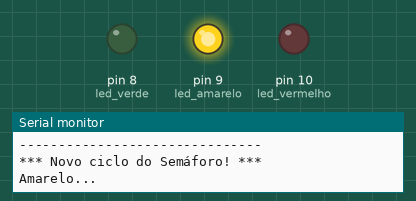
A sketch run on a simulated Arduino Uno, built with avr-gcc and run on an emulated ATmega328P. Shown: output pins drawn as LEDs (lit = HIGH), the last lines printed to the serial monitor.

Above: at 7.5 s.
At 12.5 s:
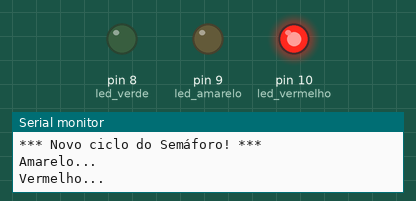
At 17.5 s:
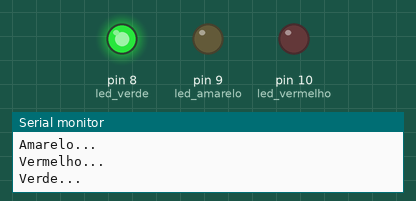
Timing chart, 0 to 24.5 s (numbered marks = the images above):
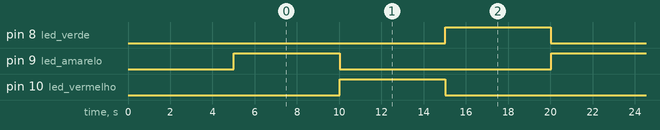

Measured:
- by itself, pin 8 (led_verde), pin 9 (led_amarelo), pin 10 (led_vermelho): alternates HIGH for 5.0 s and LOW for 10.0 s
- by itself, everything shown: repeats every 15.0 s, in 4 steps

The sketch:

Exemplo-SemaforoSimples.ino
```cpp
/**
   ---------------------------------------------
   -- AUTOR: Mauricio de Oliveira Dian ---------
   -- Faculdade de Tecnologia de Taquaritinga --
   ---------------------------------------------

   Exemplo - Semáforo Simples com Arduino

   Descrição:
      - Programação que ilustra o funcionamento de um semáforo em Arduino.
      - Referência: https://www.makerhero.com/blog/como-criar-um-semaforo-com-arduino/.

*/

// Definições iniciais dos componentes utilizados
#define USE_SERIAL Serial

// Declaração de variáveis
int led_vermelho = 10;
int led_amarelo = 9;
int led_verde = 8;


//------- Bloco das Configurações Iniciais --------
void setup() {

  // Inicializa e limpa serial
  USE_SERIAL.begin(9600);
  USE_SERIAL.flush();

  // Configura quais portas do Arduino vamos usar
  pinMode(led_vermelho, OUTPUT);
  pinMode(led_amarelo, OUTPUT);
  pinMode(led_verde, OUTPUT);


  // Inicializando com todos desligados
  Serial.println(" ");
  Serial.println("Inicializando com os LEDs desligados...");
  Serial.println(" ");
  digitalWrite(led_vermelho, LOW);
  digitalWrite(led_amarelo, LOW);
  digitalWrite(led_verde, LOW);
  delay(5000);

}


//-------- Função do Semáforo --------
void semaforo() {

  Serial.println("-------------------------------");
  Serial.println("*** Novo ciclo do Semáforo! ***");

  // Inicia o semáforo com amarelo ligado
  Serial.println("Amarelo... ");
  digitalWrite(led_amarelo, HIGH);
  digitalWrite(led_vermelho, LOW);
  digitalWrite(led_verde, LOW);

   // esperamos 5s com o sinal no amarelo
  delay(5000);

  // apagamos o amarelo e ligamos o vermelho, verde já está desligado
  Serial.println("Vermelho... ");
  digitalWrite(led_amarelo, LOW);
  digitalWrite(led_vermelho, HIGH);

  // esperamos 5s com o sinal fechado
  delay(5000);

  // apagamos o vermelho e ligamos o verde, amarelo já está desligado
  Serial.println("Verde... ");
  digitalWrite(led_vermelho, LOW);
  digitalWrite(led_verde, HIGH);

  // esperamos 5s com o sinal aberto
  delay(5000);

  // apagamos o verde para reiniciar a lógica, amarelo e vermelho já desligados
  digitalWrite(led_verde, LOW);

}


//------ Bloco Principal ------
void loop() {

  semaforo();

}
```
